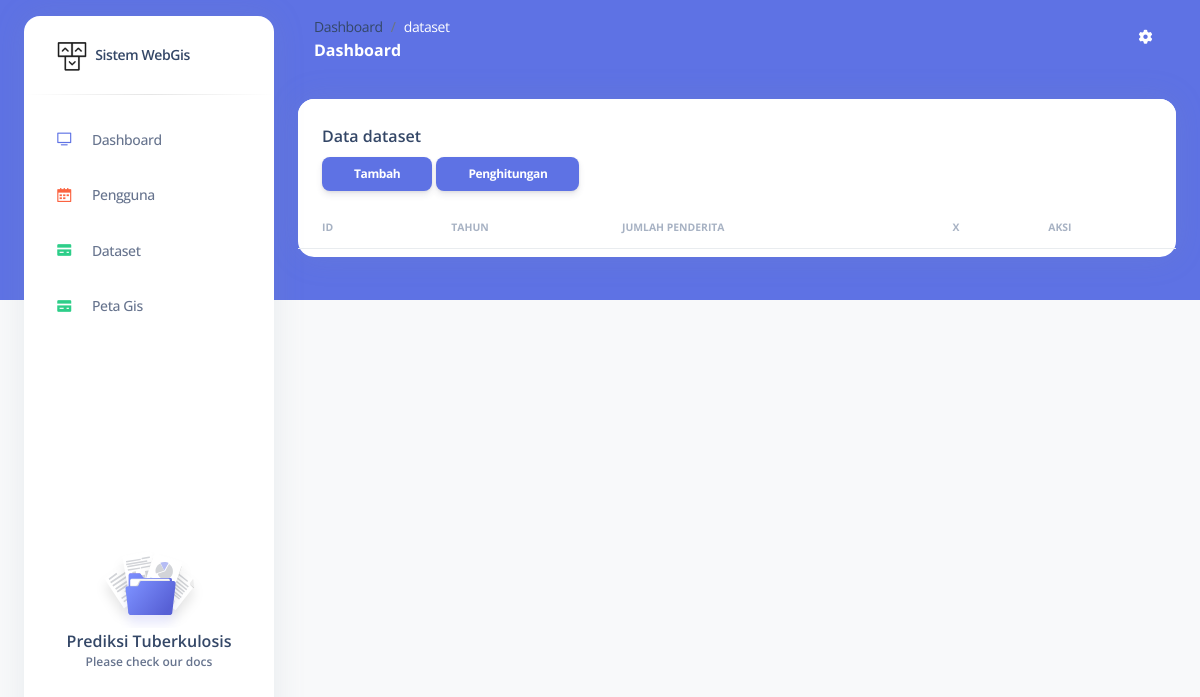
The page /index.php/dataset on the database as committed earlier.
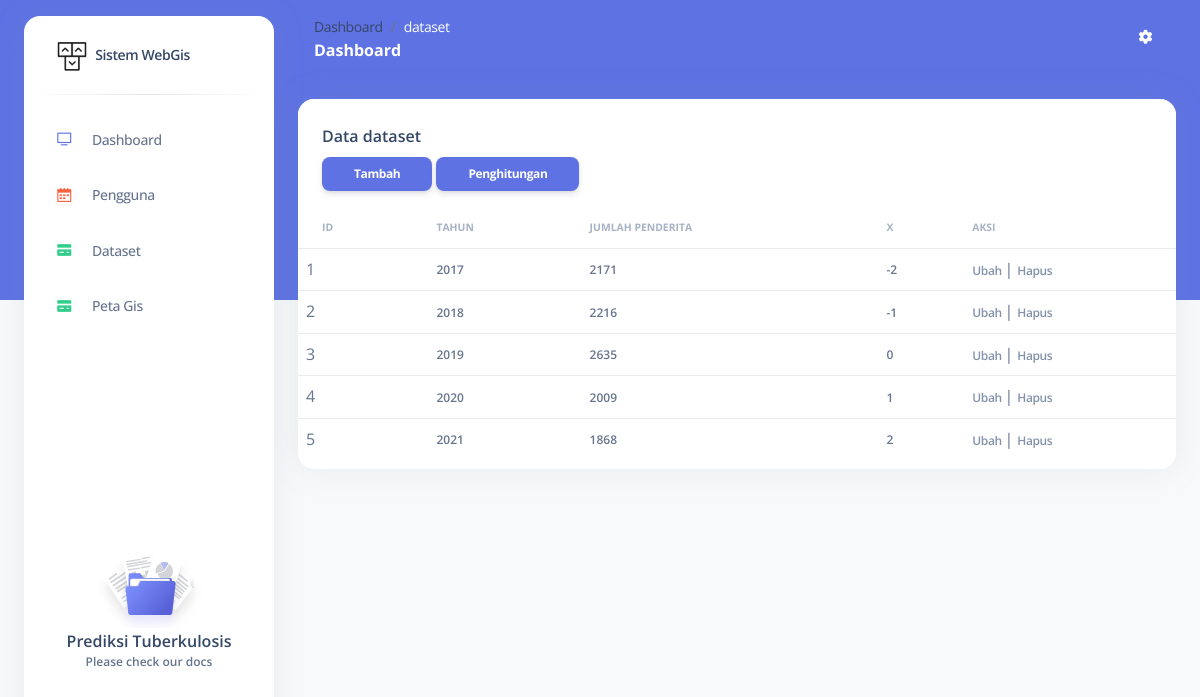
The same page on the database as committed later.
### tables this page shows
CREATE TABLE `dataset` (
  `id` int(3) NOT NULL,
  `tahun` year(4) NOT NULL,
  `jumlah` int(7) DEFAULT NULL,
  `x` int(3) DEFAULT NULL
);

### application/controllers/Dataset.php (called while the page is built, shortened)
<?php
class Dataset extends CI_Controller {
	function __construct()
  	{
		$this->low = "dataset";
		$this->cap = "Dataset";
		$this->load->helper("Response_helper");
		$this->load->helper("Input_helper");
    }
    public function index(){
		$data['title'] = "Data $this->cap";
		$data['content'] = "$this->low/index";
		$detail = $this->db->query("SELECT SUM(jumlah) jumlah, id_dataset FROM `detail_dataset` GROUP BY id_dataset")->result_array();
		foreach ($detail as $d) {
			$this->db->update("dataset", ['jumlah' => $d['jumlah']],  ['id' => $d['id_dataset']]);
		}
		$dd = $this->db->get("$this->low")->result_array();
		$median = 0 -(count($dd) - (round(count($dd)/2)));
		foreach ($dd as $x) {
			$this->db->update('dataset', ['x' => $median++], ['id' => $x['id']]);
		}
		$data['data'] = $this->db->get("$this->low")->result_array();
        $this->load->view('backend/index',$data);
    }
}

### index.php (called while the page is built, shortened)
<?php
require_once BASEPATH.'core/CodeIgniter.php';

### application/helpers/response_helper.php (called while the page is built, shortened)
<?php
class Response_helper
{
	public static function part($file)
	{
		include str_replace("system", "application/views/", BASEPATH) . "part/$file.php";
	}
}

### application/views/backend/layout/content.php (called while the page is built)
<?php
include str_replace("system", "application/views/backend/content", BASEPATH)."/$content.php";
 ?>

### application/views/backend/content/dataset/index.php (the view, shortened to what this page needs)
<div class="container-fluid py-4">
      <div class="row">
        <div class="col-12">
          <div class="card mb-4">
            <div class="card-header pb-0">
              <h6>Data dataset</h6>
              <a href="<?= base_url($this->low.'/add') ?>"><button class="btn btn-primary btn-sm ms-auto ">Tambah</button></a>
              <a href="<?= base_url($this->low.'/penghitungan') ?>"><button class="btn btn-primary btn-sm ms-auto ">Penghitungan</button></a>
            </div>
            <div class="card-body px-0 pt-0 pb-2">
              <div class="table-responsive p-0">
                <table class="table align-items-center mb-0">
                  <thead>
                    <tr>
                      <th class="text-uppercase text-secondary text-xxs font-weight-bolder opacity-7">ID</th>
                      <th class="text-uppercase text-secondary text-xxs font-weight-bolder opacity-7 ps-2">Tahun</th>
                      <th class="text-uppercase text-secondary text-xxs font-weight-bolder opacity-7 ps-2">Jumlah Penderita</th>
                      <th class="text-uppercase text-secondary text-xxs font-weight-bolder opacity-7 ps-2">X</th>
                      <th class="text-uppercase text-secondary text-xxs font-weight-bolder opacity-7 ps-2">Aksi</th>
                    </tr>
                  </thead>
                  <tbody>
                  <?php
                    $no = 1;
                    foreach ($data as $d) {
                    ?>
                    <tr>
                     <td><?= $no ?></td>
                     <td>
                        <p class="text-xs font-weight-bold mb-0"><?= $d['tahun'] ?></p>
                      </td>
                      <td>
                        <p class="text-xs font-weight-bold mb-0"><?= $d['jumlah'] ?></p>
                      </td>
                      <td>
                        <p class="text-xs font-weight-bold mb-0"><?= $d['x'] ?></p>
                      </td>
                      <td class="align-middle">
                        <a href="<?= base_url($this->low.'/edit/'.$d['id']) ?>" class="text-secondary font-weight-bold text-xs" data-toggle="tooltip" data-original-title="Edit user">
                          Ubah
                        </a>
                        |
                        <a href="<?= base_url($this->low.'/delete/'.$d['id']) ?>" class="text-secondary font-weight-bold text-xs " onclick="return hapus()" data-toggle="tooltip" data-original-title="Hapus user">
                          Hapus
                        </a>
                      </td>
                    </tr>
                    <?php $no++;} ?>
                  </tbody>
                </table>
              </div>
            </div>
          </div>
        </div>
      </div>
    </div>

### application/views/backend/index.php (shortened to what this page needs)
<!DOCTYPE html>
<html>
<head>
  <link href="<?= base_url() ?>assets/css/nucleo-icons.css" rel="stylesheet" />
  <link href="<?= base_url() ?>assets/css/nucleo-svg.css" rel="stylesheet" />
  <link href="<?= base_url() ?>assets/css/nucleo-svg.css" rel="stylesheet" />
  <link id="pagestyle" href="<?= base_url() ?>assets/css/argon-dashboard.css?v=2.0.0" rel="stylesheet" />
  <link rel="stylesheet" href="<?= base_url('') ?>assets/css/leaflet.awesome-markers.css">
  <link rel="stylesheet" href="https://unpkg.com/leaflet@1.7.1/dist/leaflet.css" />
</head>
<body class="g-sidenav-show   bg-gray-100">
    <?php
      include str_replace("system", "application/views/backend/", BASEPATH)."/layout/sidebar.php";
     ?>
       <main class="main-content position-relative border-radius-lg ">
       <?php
          include str_replace("system", "application/views/backend/", BASEPATH)."/layout/navbar.php";
          include str_replace("system", "application/views/backend/", BASEPATH)."/layout/content.php";
        ?>
       </main>
</body>
</html>

### application/views/backend/layout/sidebar.php (shortened to what this page needs)
<aside class="sidenav bg-white navbar navbar-vertical navbar-expand-xs border-0 border-radius-xl my-3 fixed-start ms-4 " id="sidenav-main">
    <div class="sidenav-header">
      <a class="navbar-brand m-0" href=" https://demos.creative-tim.com/argon-dashboard/pages/dashboard.html " target="_blank">
        <img src="<?= base_url() ?>assets/img/logo-ct-dark.png" class="navbar-brand-img h-100" alt="main_logo">
        <span class="ms-1 font-weight-bold">Sistem WebGis</span>
      </a>
    </div>
    <hr class="horizontal dark mt-0">
    <div class="collapse navbar-collapse  w-auto " id="sidenav-collapse-main">
      <ul class="navbar-nav">
        <li class="nav-item">
          <a class="nav-link " href="<?= base_url("dashboard") ?>">
            <div class="icon icon-shape icon-sm border-radius-md text-center me-2 d-flex align-items-center justify-content-center">
              <i class="ni ni-tv-2 text-primary text-sm opacity-10"></i>
            </div>
            <span class="nav-link-text ms-1">Dashboard</span>
          </a>
        </li>
        <li class="nav-item">
          <a class="nav-link " href="<?= base_url("pengguna") ?>">
            <div class="icon icon-shape icon-sm border-radius-md text-center me-2 d-flex align-items-center justify-content-center">
              <i class="ni ni-calendar-grid-58 text-warning text-sm opacity-10"></i>
            </div>
            <span class="nav-link-text ms-1">Pengguna</span>
          </a>
        </li>
        <li class="nav-item">
          <a class="nav-link " href="<?= base_url('dataset') ?>">
            <div class="icon icon-shape icon-sm border-radius-md text-center me-2 d-flex align-items-center justify-content-center">
              <i class="ni ni-credit-card text-success text-sm opacity-10"></i>
            </div>
            <span class="nav-link-text ms-1">Dataset</span>
          </a>
        </li>
        <li class="nav-item">
          <a class="nav-link " href="<?= base_url('site/persebaran') ?>">
            <div class="icon icon-shape icon-sm border-radius-md text-center me-2 d-flex align-items-center justify-content-center">
              <i class="ni ni-credit-card text-success text-sm opacity-10"></i>
            </div>
            <span class="nav-link-text ms-1">Peta Gis</span>
          </a>
        </li>
      </ul>
    </div>
    <div class="sidenav-footer mx-3 ">
      <div class="card card-plain shadow-none" id="sidenavCard">
        <img class="w-50 mx-auto" src="<?= base_url() ?>assets/img/illustrations/icon-documentation.svg" alt="sidebar_illustration">
        <div class="card-body text-center p-3 w-100 pt-0">
          <div class="docs-info">
            <h6 class="mb-0">Prediksi Tuberkulosis</h6>
            <p class="text-xs font-weight-bold mb-0">Please check our docs</p>
          </div>
        </div>
      </div>
    </div>
  </aside>

### application/views/backend/layout/navbar.php (shortened to what this page needs)
<nav class="navbar navbar-main navbar-expand-lg px-0 mx-4 shadow-none border-radius-xl " id="navbarBlur" data-scroll="false">
  <div class="container-fluid py-1 px-3">
    <nav aria-label="breadcrumb">
      <?php Response_Helper::part('breadcrumb') ?>
      <h6 class="font-weight-bolder text-white mb-0">Dashboard</h6>
    </nav>
    <div class="collapse navbar-collapse mt-sm-0 mt-2 me-md-0 me-sm-4" id="navbar">
      <ul class="navbar-nav  justify-content-end">
        <li class="nav-item dropdown pe-2 d-flex align-items-center">
          <a href="javascript:;" class="nav-link text-white p-0" id="dropdownMenuButton" data-bs-toggle="dropdown" aria-expanded="false">
            <i class="fa fa-cog fixed-plugin-button-nav cursor-pointer"></i>
          </a>
        </li>
      </ul>
    </div>
  </div>
</nav>

### application/views/part/breadcrumb.php
<ol class="breadcrumb bg-transparent mb-0 pb-0 pt-1 px-0 me-sm-6 me-5">
    <li class="breadcrumb-item text-sm"><a href="<?=base_url()."dashboard"?>">Dashboard</a></li>
    <?php
        $var = str_replace("http://", "", base_url(uri_string()));
        $link = explode('/', $var);
        for($i = 2; $i < count($link);$i++){
    ?>
    <li class="breadcrumb-item text-sm" aria-current="page"><a href="#" class='text-white'><?=  $link[$i] ?></a></li>
    <?php } ?>
</ol>

### assets/css/nucleo-svg.css (style rules this page uses)
.icon { display: inline-block; color: #111111; height: 1em; width: 1em; }
.icon-sm { height: 0.8em; width: 0.8em; }
.icon { fill: currentColor; stroke: none; }

Rows that differ between the two databases and show on the page:
added dataset: tahun "2017", jumlah "2171", x "-2"
added dataset: tahun "2018", jumlah "2216", x "-1"
added dataset: tahun "2019", jumlah "2635", x "0"
added dataset: tahun "2020", jumlah "2009", x "1"
added dataset: tahun "2021", jumlah "1868", x "2"
